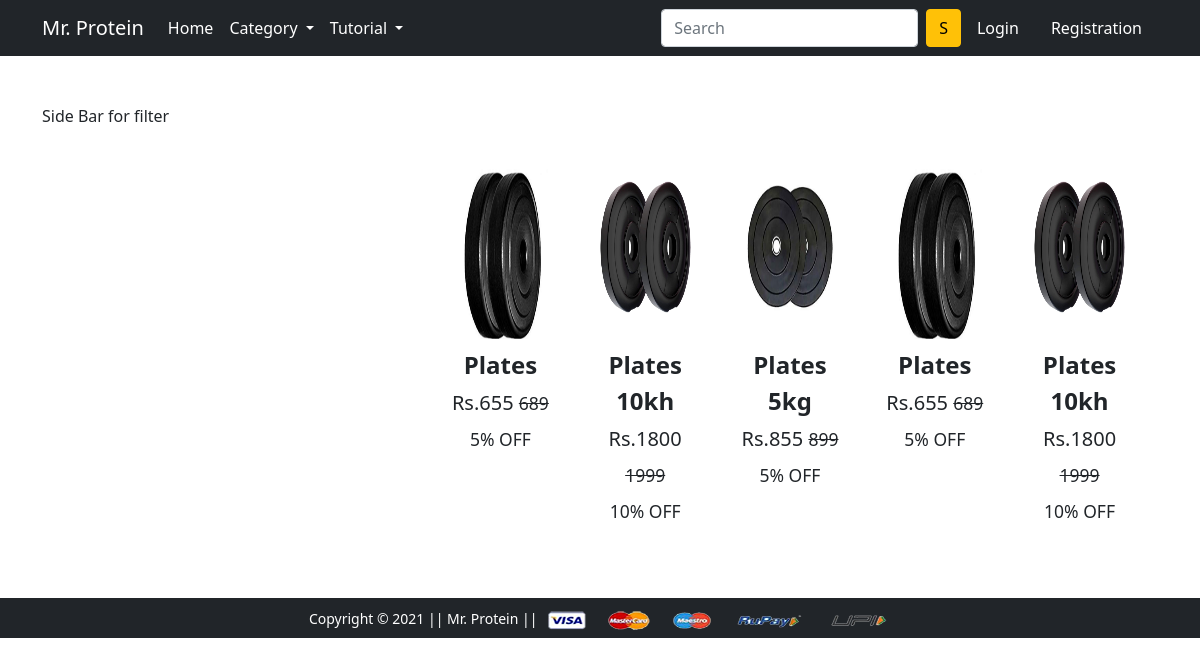
Page /product/1 on the committed database.
### app/models.py (models this page shows, shortened)
class Product(models.Model):
    title = models.CharField(max_length=100)
    base_price = models.IntegerField()
    discount = models.IntegerField()
    description = models.TextField()
    brand = models.CharField(max_length=50)
    category = models.ForeignKey(Category, on_delete=models.CASCADE)
    product_image = models.ImageField(upload_to='productimg')
    rating = models.IntegerField()

### app/views.py (the view)
# urls.py: path('product/<int:pk>', views.product, name='product'),
def product(request, pk):
    context={}
    product = Product.objects.filter(category=pk)
    pr = Product.objects.filter(category=pk)
    for i in product:
        i.base_price = i.base_price - i.base_price*i.discount//100
    list = zip(product, pr)
    context['list'] = list
    context['category'] = category
    context['tutorial'] = tutorial
    return render(request, 'app/product.html',context)

### app/models.py (called while the page is built)
    def __str__(self):
        return str(self.tutorial)

### app/templates/app/product.html (shortened to what this page needs)
{% extends 'app/base.html' %}
{% load static %}
{% block main-content %}
<div class="container my-5">
 <div class="row">
  <div class="col-sm-3">
   Side Bar for filter
   </div>
  <div class="col-sm-8 offset-sm-1">
<div class="m-3">
 <div class="owl-carousel" id="slider1">
 {% for i,j in list %}
  <a href="{% url 'product-detail' i.id%}" class="btn">
  <div class="item"><img src="{{i.product_image.url}}" alt="" height="200px"><span class="fw-bold">{{i.title}}</span>
  <br>
  <span class="fs-5">Rs.{{i.base_price}} <small class="fw-light text-decoration-line-through">{{j.base_price}}</small></span>
  <br>
  <span class="fs-5"><small>{{i.discount}}% OFF</small></span>
  </div>
  </a>
  {% endfor %}
 </div>
</div>
  </div>
 </div>
</div>
{% endblock main-content %}

### app/templates/app/base.html (shortened to what this page needs)
<!doctype html>
{% load static %}
<html lang="en">
  <head>
    <link href="https://cdn.jsdelivr.net/npm/bootstrap@5.0.0-beta1/dist/css/bootstrap.min.css" rel="stylesheet">
    <link rel="stylesheet" href="{% static 'app/css/owl.carousel.min.css' %}">
    <link rel="stylesheet" href="{% static 'app/css/all.min.css' %}">
    <link rel="stylesheet" href="{% static 'app/css/style.css' %}">
  </head>
  <body>
    <nav class="navbar navbar-expand-lg bg-dark navbar-dark bg-primary">
     <div class="container">
       <a class="navbar-brand" href="/">Mr. Protein</a>
       <div class="collapse navbar-collapse" id="navbarSupportedContent">
         <ul class="navbar-nav me-auto mb-2 mb-lg-0">
           <li class="nav-item">
             <a class="nav-link active" aria-current="page" href="/">Home</a>
           </li>
           <li class="nav-item dropdown">
             <a class="nav-link dropdown-toggle text-white" href="#" id="electronicsDropdown" role="button" data-bs-toggle="dropdown" aria-expanded="false">
               Category
             </a>
           </li>
           <li class="nav-item dropdown">
             <a class="nav-link dropdown-toggle text-white" href="#" id="fashionDropdown" role="button" data-bs-toggle="dropdown" aria-expanded="false">
               Tutorial
             </a>
           </li>
         </ul>
         <form class="d-flex">
           <input class="form-control me-2" type="search" placeholder="Search" aria-label="Search">
           <button class="btn btn-warning" type="submit">S</button>
         </form>
         <div>
          <ul class="navbar-nav me-auto mb-2 mb-lg-0">
          {% if request.user.is_authenticated %}
           <li class="nav-item dropdown mx-2">
              <a class="nav-link dropdown-toggle text-white" href="#" id="profileDropdown" role="button" data-bs-toggle="dropdown" aria-expanded="false">
                {{request.user|capfirst}}
              </a>
              <ul class="dropdown-menu" aria-labelledby="profileDropdown">
                <li><a class="dropdown-item" href="{% url 'profile' %}">Profile</a></li>
                <li><a class="dropdown-item" href="{% url 'orders' %}">Orders</a></li>
                <li><a class="dropdown-item" href="{% url 'passwordchange' %}">Change Password</a></li>
                <li><a class="dropdown-item" href="{% url 'logout' %}">Logout</a></li>
              </ul>
            </li>
            <li class="nav-item mx-2">
             <a href="{% url 'showcart' %}" class="nav-link text-white"><span class="badge bg-danger">4</span> Cart </a>
            </li>
            {% else%}
            <li class="nav-item mx-2">
             <a href="{% url 'login' %}" class="nav-link text-white">Login</a>
            </li>
            <li class="nav-item mx-2">
             <a href="{% url 'customerregistration' %}" class="nav-link text-white">Registration</a>
            </li>
            {% endif %}
          </ul>
         </div>
       </div>
     </div>
    </nav>
    {% block main-content %} {% endblock main-content %}
    <footer class="container-fluid bg-dark text-center p-2 mt-5">
        <small class="text-white">Copyright &copy; 2021 || Mr. Protein || </small>
        <img src="{% static 'app/images/payment.png' %}" alt="" srcset="" class="img-fluid" height="2px">
    </footer>
  </body>
</html>

### app/static/app/css/style.css (style rules this page uses)
.owl-carousel .item { font-size: 24px; text-align: center; margin-top: 20px;; }

### rows in the picture
Product: product_image (picture), title "Plates", base_price "655", base_price "689", discount "5"
Product: product_image (picture), title "Plates 10kh", base_price "1800", base_price "1999", discount "10"
Product: product_image (picture), title "Plates 5kg", base_price "855", base_price "899", discount "5"
